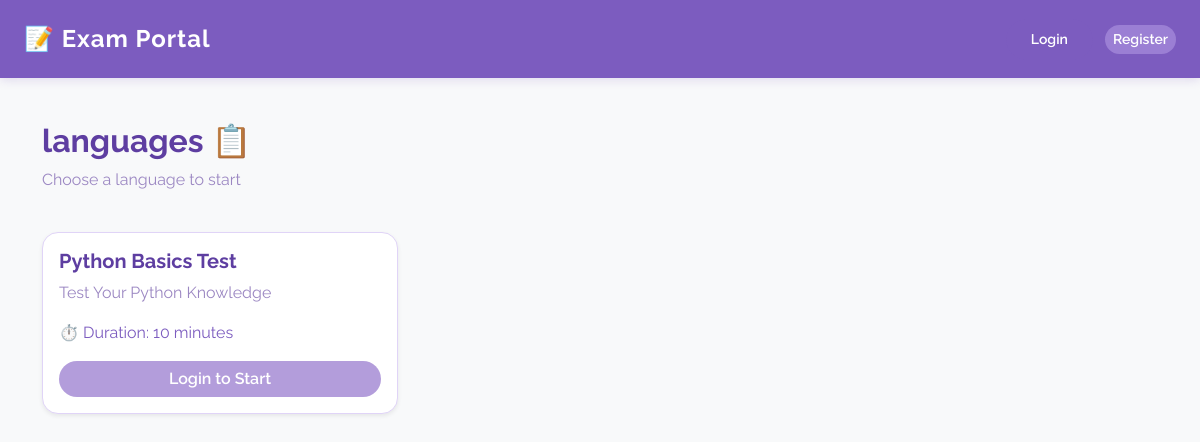
The page / on the database its author committed.
### exam/models.py (models this page shows, shortened)
class Exam(models.Model):
    title = models.CharField(max_length=200)
    description = models.TextField()
    duration = models.IntegerField()  # minutes
    created_at = models.DateTimeField(auto_now_add=True)

### exam/views.py (the view)
# urls.py: path('', views.home, name='home'),
def home(request):
    exams = Exam.objects.all()
    return render(request, 'home.html', {'exams': exams})

### exam/templates/home.html
{% extends 'base.html' %}
{% block content %}
<div class="row">
    <div class="col-12 mb-4">
        <h2 class="fw-bold">languages 📋</h2>
        <p class="text-muted">Choose a language to start</p>
    </div>
    {% for exam in exams %}
    <div class="col-md-4 mb-4">
        <div class="card shadow-sm">
            <div class="card-body">
                <h5 class="card-title fw-bold">{{ exam.title }}</h5>
                <p class="card-text text-muted">{{ exam.description }}</p>
                <p class="text-info">⏱️ Duration: {{ exam.duration }} minutes</p>
                {% if user.is_authenticated %}
                    <a href="{% url 'take_exam' exam.id %}" class="btn btn-primary w-100">Start Exam</a>
                {% else %}
                    <a href="{% url 'login' %}" class="btn btn-warning w-100">Login to Start</a>
                {% endif %}
            </div>
        </div>
    </div>
    {% empty %}
    <div class="col-12">
        <div class="alert alert-info">No exams available yet!</div>
    </div>
    {% endfor %}
</div>
{% endblock %}

### static/css/style.css (style rules this page uses)
* { margin: 0; padding: 0; box-sizing: border-box; font-family: 'Raleway', sans-serif; }
body { background: #f5f0ff; min-height: 100vh; color: #3d2c6e; }
.card { background: white; border: 1px solid #e0d4f7; border-radius: 16px; color: #3d2c6e; transition: transform 0.3s; box-shadow: 0 3px 12px rgba(124, 92, 191, 0.1); }
.card-title { color: #5e3ea1; font-weight: 700; }
.card-text { color: #7c6a9e; }
h2, h3, h4, h5, h6 { color: #5e3ea1; font-weight: 700; }
.btn-warning { background: #b39ddb; border: none; border-radius: 25px; color: white; font-weight: 600; }
.text-muted { color: #9b87c2 !important; }
.text-info { color: #7c5cbf !important; }

### exam/templates/base.html (style rules this page uses)
body { background-color: #f8f9fa; }

### rows shown on the page
Exam: title "Python Basics Test", description "Test Your Python Knowledge", duration "10"
